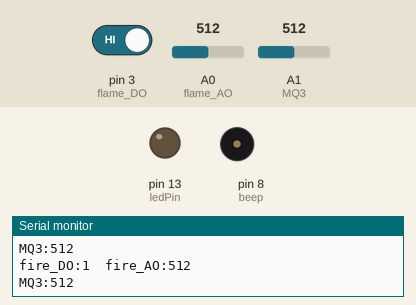
Bench run of a sketch on a simulated Arduino Uno, built with avr-gcc and run on an emulated ATmega328P. On the bench: output pins drawn as LEDs (lit = HIGH), buzzer (waves = sounding, pin HIGH), the last lines printed to the serial monitor. The inputs (shaded band) are chosen by the test bench; at power-on: A1 (MQ3) = 512, pin 3 (flame_DO) HIGH, A0 (flame_AO) = 512.

Above: at 1.8 s.
1.9 s: A1 (MQ3) set to 587
3.4 s: A1 (MQ3) set to 609
At 5.2 s:
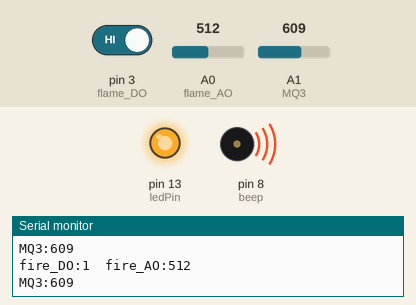
5.5 s: A1 (MQ3) set to 590
At 6.9 s:
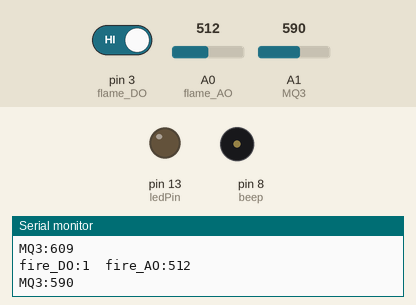
7.5 s: A1 (MQ3) set to 610
At 8.4 s:
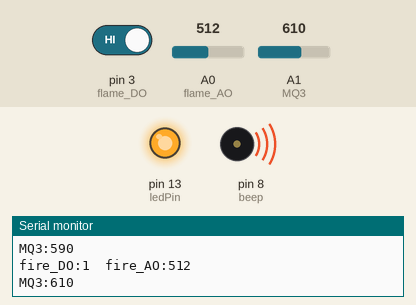
Timing chart, 0 to 10.5 s (numbered marks = the images above; inputs shaded):
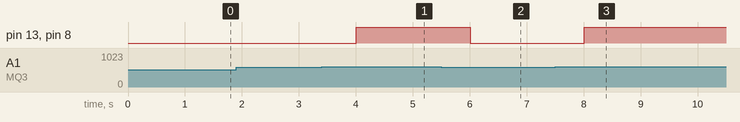

Measured:
- the behaviour switches between 599 and 600 on A1 (MQ3) (found by bisection; images 0 and 1)
- after the input at 3.4 s, pin 13 (ledPin), pin 8 (beep): LOW → HIGH after 0.60 s
- after the input at 5.5 s, pin 13 (ledPin), pin 8 (beep): HIGH → LOW after 0.51 s
- after the input at 7.5 s, pin 13 (ledPin), pin 8 (beep): LOW → HIGH after 0.51 s

The sketch:

FlameSmokeSensor.ino
```cpp
int MQ3=A1;
int beep=8;
int flame_DO=3;
int flame_AO=0;
int ledPin=13;
int sersor_v;
void setup()
{
  Serial.begin(9600);
  pinMode(beep,OUTPUT);
  pinMode(flame_DO,INPUT);
  pinMode(ledPin,OUTPUT);
  pinMode(MQ3,INPUT);
}
void loop() {
  int fire_DO = digitalRead(flame_DO);
  int fire_AO = analogRead (flame_AO);
  int sensor_v = analogRead(MQ3);

  Serial.print("fire_DO:");
  Serial.print(fire_DO);
  Serial.print("\t");
  Serial.print("fire_AO:");
  Serial.println(fire_AO);
  Serial.print("MQ3:");
  Serial.println(sensor_v);
  if( fire_DO==LOW && sensor_v>=600)
  {
    digitalWrite(beep,HIGH);
    digitalWrite(ledPin, HIGH);
  }
else if(fire_DO==LOW  || sensor_v>=600){
    digitalWrite(beep,HIGH);
    digitalWrite(ledPin, HIGH);

}
  else{
    digitalWrite(beep,LOW);
    digitalWrite(ledPin, LOW);
  }
  delay(1000);
}
```
